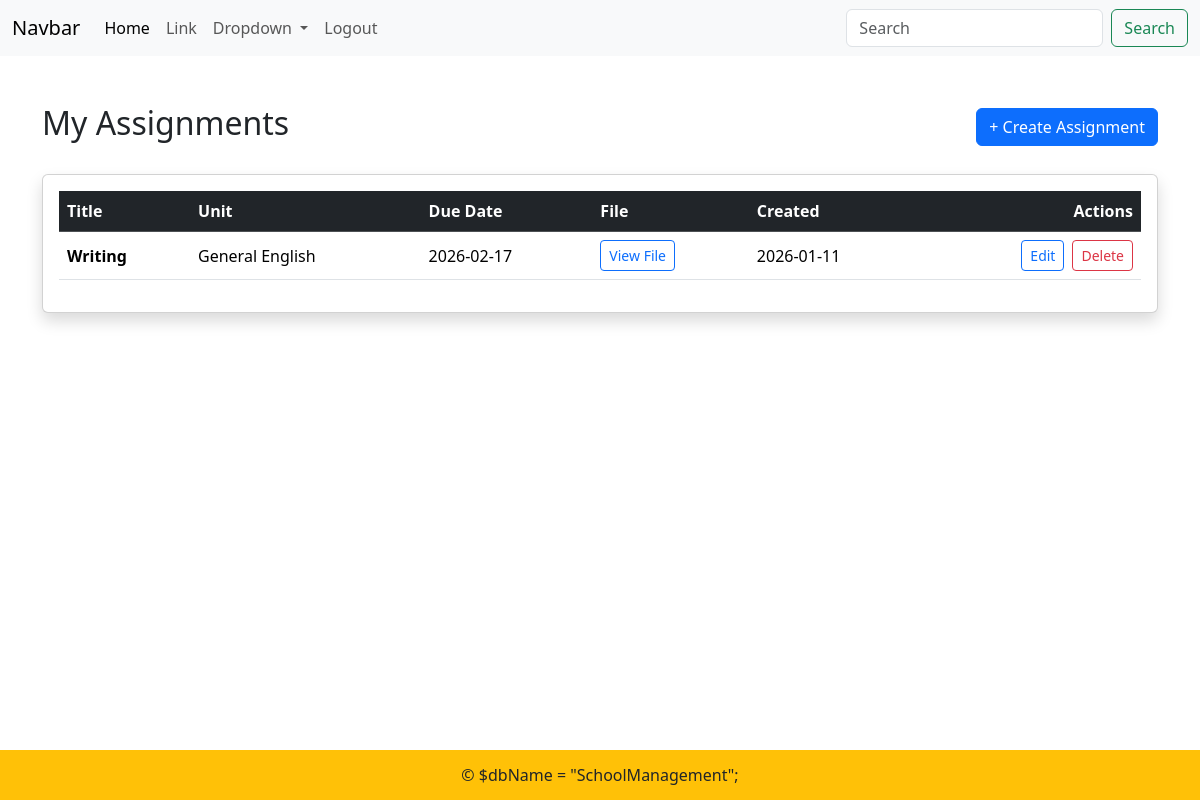
/lecturer-assignments.php (signed in), run on the app's committed database.
### tables this page shows
CREATE TABLE `assignments` (
  `assignment_id` int NOT NULL,
  `unit_id` int NOT NULL,
  `lecturer_id` int NOT NULL,
  `title` varchar(150) NOT NULL,
  `description` text,
  `file_path` varchar(255) DEFAULT NULL,
  `due_date` date DEFAULT NULL,
  `created_at` timestamp NULL DEFAULT CURRENT_TIMESTAMP
);

CREATE TABLE `units` (
  `unit_id` int NOT NULL,
  `unit_name` varchar(100) NOT NULL,
  `unit_description` text,
  `course_id` int DEFAULT NULL,
  `created_by` int DEFAULT NULL
);

### lecturer-assignments.php (the view, shortened to what this page needs)
<?php
require_once "includes/dbh.php";
$lecturerUserId = $_SESSION["userId"];
$sql = "
    SELECT
        a.assignment_id,
        a.title,
        a.description,
        a.due_date,
        a.file_path,
        a.created_at,
        u.unit_name
    FROM assignments a
    JOIN units u ON a.unit_id = u.unit_id
    WHERE a.lecturer_id = ?
    ORDER BY a.created_at DESC
";
$stmt = mysqli_prepare($conn, $sql);
mysqli_stmt_bind_param($stmt, "i", $lecturerUserId);
mysqli_stmt_execute($stmt);
$result = mysqli_stmt_get_result($stmt);
?>
<?php require_once "includes/header.php"; ?>
<div class="container mt-5">
    <div class="d-flex justify-content-between align-items-center mb-4">
        <h2>My Assignments</h2>
        <a href="create-assignment.php" class="btn btn-primary">
            + Create Assignment
        </a>
    </div>
    <div class="card shadow">
        <div class="card-body">
            <table class="table table-hover align-middle">
                <thead class="table-dark">
                    <tr>
                        <th>Title</th>
                        <th>Unit</th>
                        <th>Due Date</th>
                        <th>File</th>
                        <th>Created</th>
                        <th class="text-end">Actions</th>
                    </tr>
                </thead>
                <tbody>
                <?php if (mysqli_num_rows($result) > 0): ?>
                    <?php while ($assignment = mysqli_fetch_assoc($result)): ?>
                        <tr>
                            <td>
                                <strong>
                                    <?php echo htmlspecialchars($assignment['title']); ?>
                                </strong>
                            </td>
                            <td>
                                <?php echo htmlspecialchars($assignment['unit_name']); ?>
                            </td>
                            <td>
                                <?php
                                echo $assignment['due_date']
                                    ? htmlspecialchars($assignment['due_date'])
                                    : '—';
                                ?>
                            </td>
         <td>
  <?php if (!empty($assignment['file_path'])): ?>
      <a class="btn btn-sm btn-outline-primary"
         href="<?php echo $BASE_PATH . htmlspecialchars($assignment['file_path']); ?>"
         target="_blank">
          View File
      </a>
  <?php else: ?>
      <span class="text-muted">No file</span>
  <?php endif; ?>
</td>
                            <td>
                                <?php echo date("Y-m-d", strtotime($assignment['created_at'])); ?>
                            </td>
                            <td class="text-end">
                                <div class="d-flex justify-content-end gap-2">
                                    <a href="edit-assignment.php?id=<?php echo $assignment['assignment_id']; ?>"
                                       class="btn btn-sm btn-outline-primary">
                                        Edit
                                    </a>
                                    <a href="includes/delete-assignment-inc.php?id=<?php echo $assignment['assignment_id']; ?>"
                                       class="btn btn-sm btn-outline-danger"
                                       onclick="return confirm('Are you sure you want to delete this assignment?');">
                                        Delete
                                    </a>
                                </div>
                            </td>
                        </tr>
                    <?php endwhile; ?>
                <?php endif; ?>
                </tbody>
            </table>
        </div>
    </div>
</div>
<?php require_once "includes/footer.php"; ?>

### data on the page
assignments: title "Writing", unit.unit_name "General English", due_date "2026-02-17", created_at "2026-01-11"
